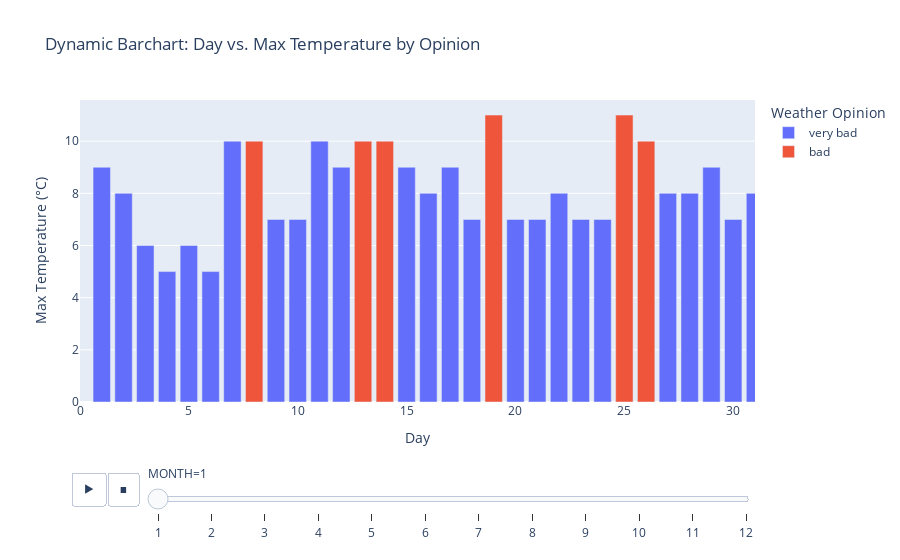

The notebook cell this image was saved under:
### Markdown cell above
## Another dynamic colored (and more useful) chart
Draw a **barchart** with Day for X-axis and Month for animation.

Choose you prefered variables for Y-axis, and color.

You can use `range_x=[0,31]` to be sure your X-axis will be always the same.

Of course, don't forget to add title, legend, etc...

### Code cell
# Your code here :
fig = px.bar(
    df_weather,
    x="DAY",
    y="MAX_TEMPERATURE_C",  # Y-axis variable (you can choose a different one if preferred)
    color="OPINION",  # Color based on Opinion
    animation_frame="MONTH",  # Animate by Month
    title="Dynamic Barchart: Day vs. Max Temperature by Opinion",
    labels={
        "DAY": "Day",
        "MAX_TEMPERATURE_C": "Max Temperature (°C)",
        "OPINION": "Weather Opinion"
    },
    range_x=[0, 31]  # Keep the X-axis range constant
)

fig.show()

### Figure 1 — Plotly figure (JSON) as saved in the notebook; plotly's stock layout.template omitted (floating-point values rounded to 4 significant figures)
{"data": [{"alignmentgroup": "True", "hovertemplate": "Weather Opinion=very bad<br>MONTH=1<br>Day=%{x}<br>Max Temperature (°C)=%{y}<extra></extra>", "legendgroup": "very bad", "marker": {"color": "#636efa", "pattern": {"shape": ""}}, "name": "very bad", "offsetgroup": "very bad", "orientation": "v", "showlegend": true, "textposition": "auto", "type": "bar", "x": [1, 2, 3, 4, 5, 6, 7, 9, 10, 11, 12, 15, 16, 17, 18, 20, 21, 22, 23, 24, 27, 28, 29, 30, 31], "xaxis": "x", "y": [9, 8, 6, 5, 6, 5, 10, 7, 7, 10, 9, 9, 8, 9, 7, 7, 7, 8, 7, 7, 8, 8, 9, 7, 8], "yaxis": "y"}, {"alignmentgroup": "True", "hovertemplate": "Weather Opinion=bad<br>MONTH=1<br>Day=%{x}<br>Max Temperature (°C)=%{y}<extra></extra>", "legendgroup": "bad", "marker": {"color": "#EF553B", "pattern": {"shape": ""}}, "name": "bad", "offsetgroup": "bad", "orientation": "v", "showlegend": true, "textposition": "auto", "type": "bar", "x": [8, 13, 14, 19, 25, 26], "xaxis": "x", "y": [10, 10, 10, 11, 11, 10], "yaxis": "y"}], "layout": {"barmode": "relative", "legend": {"title": {"text": "Weather Opinion"}, "tracegroupgap": 0}, "sliders": [{"active": 0, "currentvalue": {"prefix": "MONTH="}, "len": 0.9, "pad": {"b": 10, "t": 60}, "steps": [{"args": [["1"], {"frame": {"duration": 0, "redraw": true}, "fromcurrent": true, "mode": "immediate", "transition": {"duration": 0, "easing": "linear"}}], "label": "1", "method": "animate"}, {"args": [["2"], {"frame": {"duration": 0, "redraw": true}, "fromcurrent": true, "mode": "immediate", "transition": {"duration": 0, "easing": "linear"}}], "label": "2", "method": "animate"}, {"args": [["3"], {"frame": {"duration": 0, "redraw": true}, "fromcurrent": true, "mode": "immediate", "transition": {"duration": 0, "easing": "linear"}}], "label": "3", "method": "animate"}, {"args": [["4"], {"frame": {"duration": 0, "redraw": true}, "fromcurrent": true, "mode": "immediate", "transition": {"duration": 0, "easing": "linear"}}], "label": "4", "method": "animate"}, {"args": [["5"], {"frame": {"duration": 0, "redraw": true}, "fromcurrent": true, "mode": "immediate", "transition": {"duration": 0, "easing": "linear"}}], "label": "5", "method": "animate"}, {"args": [["6"], {"frame": {"duration": 0, "redraw": true}, "fromcurrent": true, "mode": "immediate", "transition": {"duration": 0, "easing": "linear"}}], "label": "6", "method": "animate"}, {"args": [["7"], {"frame": {"duration": 0, "redraw": true}, "fromcurrent": true, "mode": "immediate", "transition": {"duration": 0, "easing": "linear"}}], "label": "7", "method": "animate"}, {"args": [["8"], {"frame": {"duration": 0, "redraw": true}, "fromcurrent": true, "mode": "immediate", "transition": {"duration": 0, "easing": "linear"}}], "label": "8", "method": "animate"}, {"args": [["9"], {"frame": {"duration": 0, "redraw": true}, "fromcurrent": true, "mode": "immediate", "transition": {"duration": 0, "easing": "linear"}}], "label": "9", "method": "animate"}, {"args": [["10"], {"frame": {"duration": 0, "redraw": true}, "fromcurrent": true, "mode": "immediate", "transition": {"duration": 0, "easing": "linear"}}], "label": "10", "method": "animate"}, {"args": [["11"], {"frame": {"duration": 0, "redraw": true}, "fromcurrent": true, "mode": "immediate", "transition": {"duration": 0, "easing": "linear"}}], "label": "11", "method": "animate"}, {"args": [["12"], {"frame": {"duration": 0, "redraw": true}, "fromcurrent": true, "mode": "immediate", "transition": {"duration": 0, "easing": "linear"}}], "label": "12", "method": "animate"}], "x": 0.1, "xanchor": "left", "y": 0, "yanchor": "top"}], "title": {"text": "Dynamic Barchart: Day vs. Max Temperature by Opinion"}, "updatemenus": [{"buttons": [{"args": [null, {"frame": {"duration": 500, "redraw": true}, "fromcurrent": true, "mode": "immediate", "transition": {"duration": 500, "easing": "linear"}}], "label": "&#9654;", "method": "animate"}, {"args": [[null], {"frame": {"duration": 0, "redraw": true}, "fromcurrent": true, "mode": "immediate", "transition": {"duration": 0, "easing": "linear"}}], "label": "&#9724;", "method": "animate"}], "direction": "left", "pad": {"r": 10, "t": 70}, "showactive": false, "type": "buttons", "x": 0.1, "xanchor": "right", "y": 0, "yanchor": "top"}], "xaxis": {"anchor": "y", "domain": [0, 1], "range": [0, 31], "title": {"text": "Day"}}, "yaxis": {"anchor": "x", "domain": [0, 1], "title": {"text": "Max Temperature (°C)"}}}}
